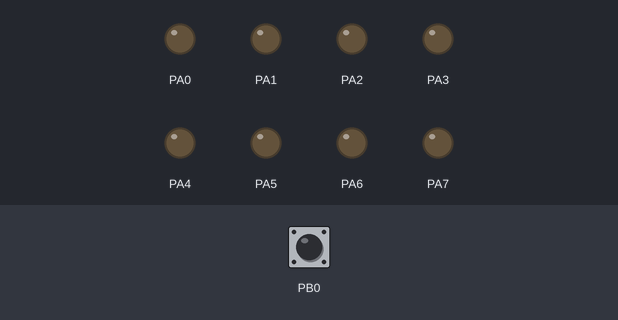
Simulated run of this program. Board: ATmega1284P, built with avr-gcc and emulated at 20 MHz. Shown: output pins drawn as LEDs (lit = HIGH). Dashed ring = blinking. The test bench sets the inputs (shaded band); at power-on: PB0 LOW.

Above: at 1.2 s.
1.3 s: PB0 pulsed HIGH 2 times (0.12 s each, 0.3 s apart)
At 2.32 s:
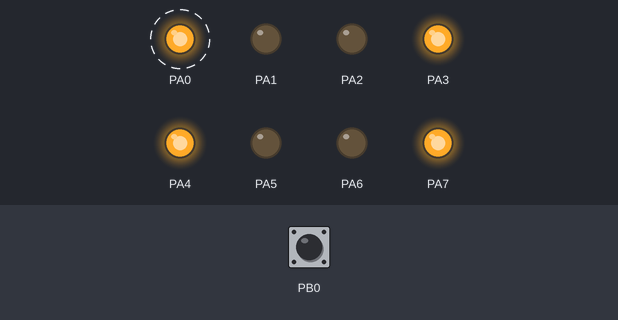
4.3 s: PB0 driven HIGH
At 4.9 s:
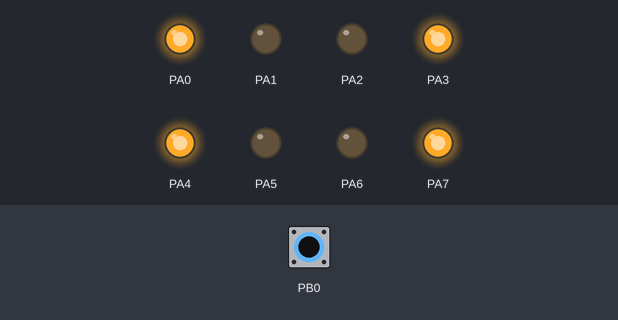
5.8 s: PB0 driven LOW
At 6.1 s:
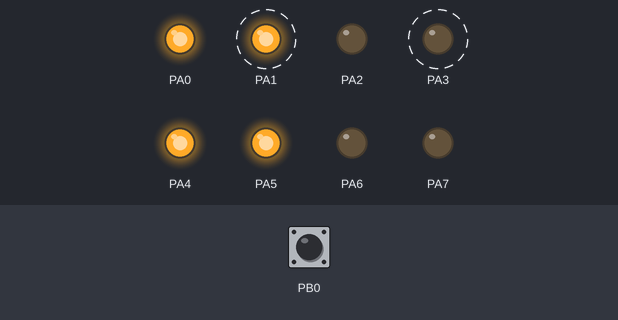
Timing chart, 0 to 14.8 s (numbered marks = the images above; inputs shaded):
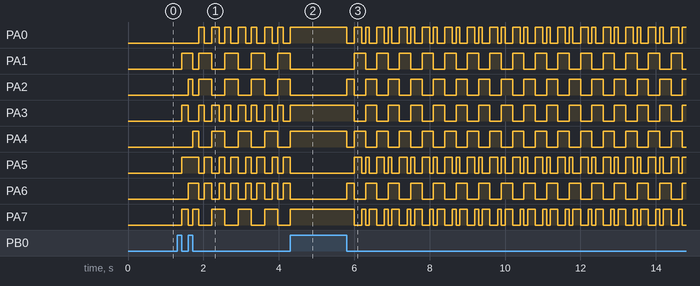

The program:

main.c
```c
/*
 * HolaMundo.c
 *
 * Created: 4/09/2026 9:43:40 a. m.
 * Author : Jatemon
 */

#define F_CPU 20000000UL
#include <avr/io.h>
#include <util/delay.h>
/*#include <avr/interrupt.h>*/

int main(void)
{
	//SETUP
	/*DDRA =0xFF;
	DDRA = 255;
	DDRA = 0377;*/

	DDRA = 0b11111111; //Configuramos el PTA como salida;
	DDRB = 0b00000000; //PB0 como entrada;
	int status = 0;

	while (1){ //LOOP

		if (PINB & (1 << PB0))
		{
			status++;
			if (status > 3)
			status = 1;
			while (PINB & (1 << PB0)); // antirrebote
		}

		//Secuencia 1
		if( status == 1 ){

			PORTA = 0b10101010;
			for (int i = 0; i < 300; i++){
				_delay_ms(1);
				if (PINB & (1 << PB0)) break;
			}

			PORTA = 0b01010101;
			for (int i = 0; i < 300; i++){
				_delay_ms(1);
				if (PINB & (1 << PB0)) break;
			}

			PORTA = 0b10011001;
			for (int i = 0; i < 200; i++){
				_delay_ms(1);
				if (PINB & (1 << PB0)) break;
			}

			PORTA = 0b01100110;
			for (int i = 0; i < 400; i++){
				_delay_ms(1);
				if (PINB & (1 << PB0)) break;
			}
		}

		//Secuencia 2;
		if( status == 2){

			PORTA = 0b11110000;
			for (int i = 0; i < 150; i++){
				_delay_ms(1);
				if (PINB & (1 << PB0)) break;
			}

			PORTA = 0b00001111;
			for (int i = 0; i < 150; i++){
				_delay_ms(1);
				if (PINB & (1 << PB0)) break;
			}

			PORTA = 0b01100110;
			for (int i = 0; i < 200; i++){
				_delay_ms(1);
				if (PINB & (1 << PB0)) break;
			}

			PORTA = 0b10011001;
			for (int i = 0; i < 200; i++){
				_delay_ms(1);
				if (PINB & (1 << PB0)) break;
			}
		}

		//Secuencia 3
		if (status == 3)
		{
			PORTA = 0b11001100;
			for (int i = 0; i < 200; i++){
				_delay_ms(1);
				if (PINB & (1 << PB0)) break;
			}

			PORTA = 0b00110011;
			for (int i = 0; i < 200; i++){
				_delay_ms(1);
				if (PINB & (1 << PB0)) break;
			}

			PORTA = 0b10010010;
			for (int i = 0; i < 100; i++){
				_delay_ms(1);
				if (PINB & (1 << PB0)) break;
			}

			PORTA = 0b01101101;
			for (int i = 0; i < 100; i++){
				_delay_ms(1);
				if (PINB & (1 << PB0)) break;
			}
		}
	}
}
```

Measured:
- after the input at 1.3 s, PA0: alternates HIGH for 0.15 s and LOW for 0.18 s, starting after 0.57 s; PA1: goes HIGH 0.30 s, LOW 0.15 s, 3 × (HIGH 0.35 s, LOW 0.35 s), then HIGH, starting after 0.12 s
- after the input at 4.3 s, PA0, PA3, PA4, PA7: goes on until 4.3 s, then stays HIGH; PA1, PA2, PA5, PA6: goes on until 4.3 s, then stays LOW
- after the input at 5.8 s, PA0: HIGH → LOW at once, then repeats every 0.60 s: HIGH 0.20 s, LOW 0.10 s, HIGH 0.10 s, LOW 0.20 s; PA1: alternates HIGH for 0.30 s and LOW for 0.30 s, starting after 0.20 s
